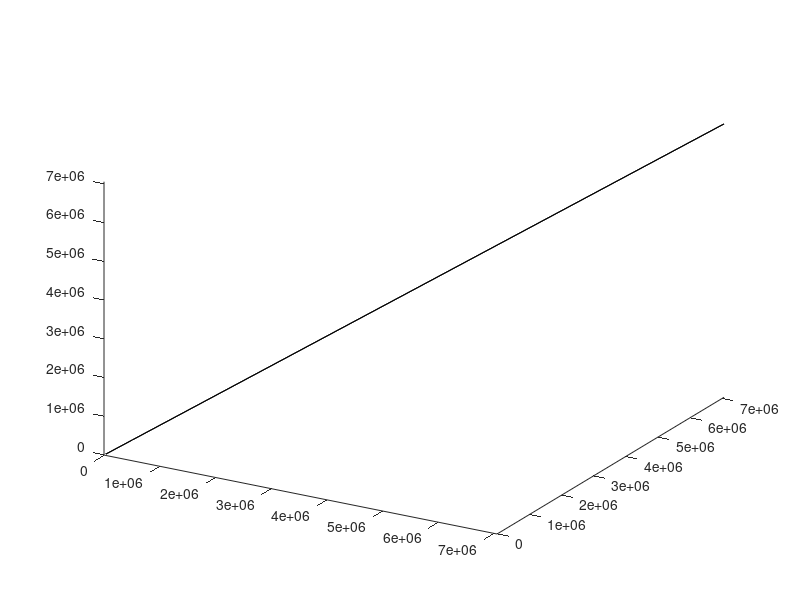

This figure's MATLAB source:
clc;
clear;
close all;

p0 = [319008, 7.05669 * 10^6, -4903.62];
p1 = [319018, 7.05672 * 10^6, -4902.58];
p2 = [318985, 7.05687 * 10^6, -4905.41];
p3 = [319014, 7.05674 * 10^6, -4902.94];
pts = [p0; p1; p2];
figure; hold on
view(30,30);
trisurf([1,2,3], pts(1,:), pts(2,:), pts(3,:));
axis tight